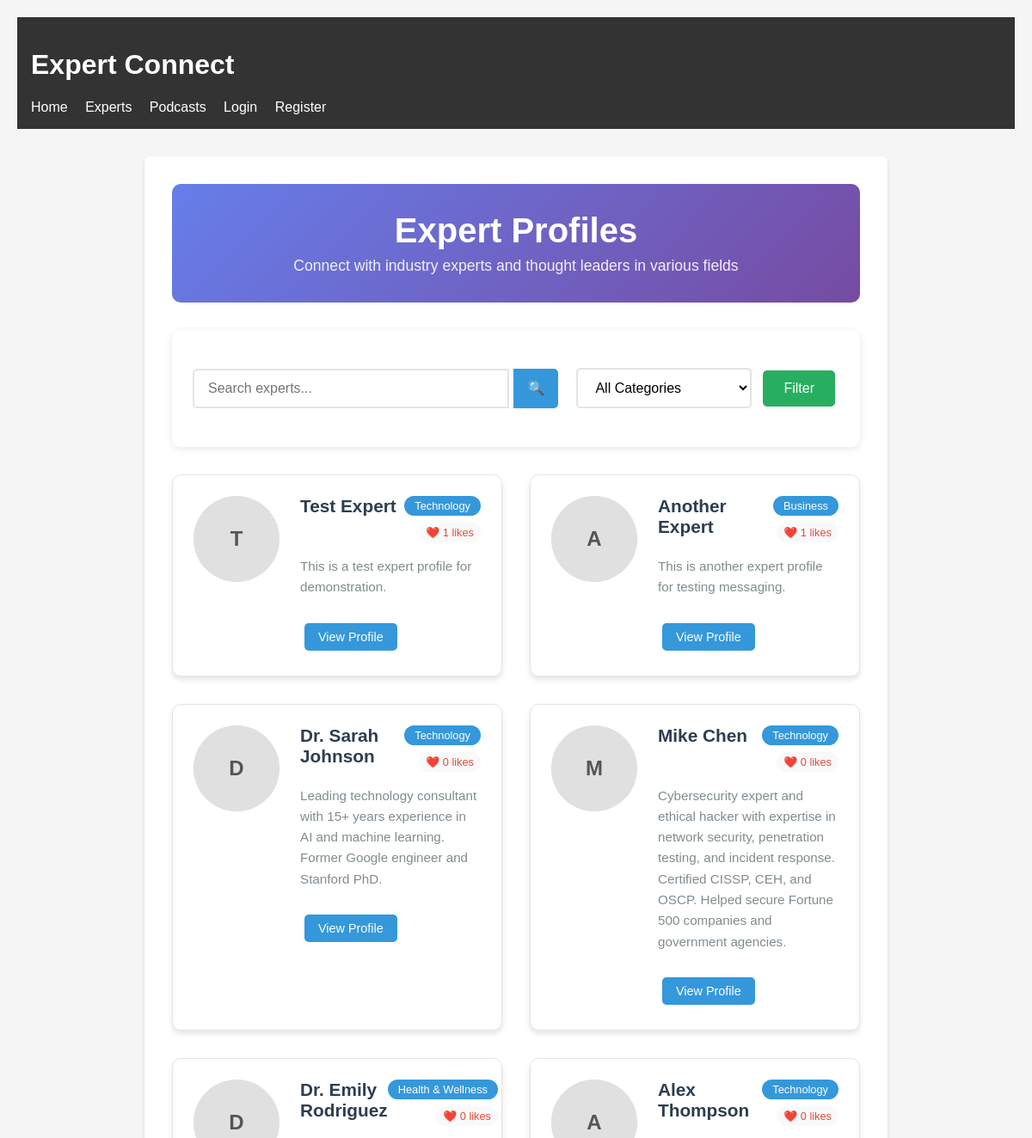
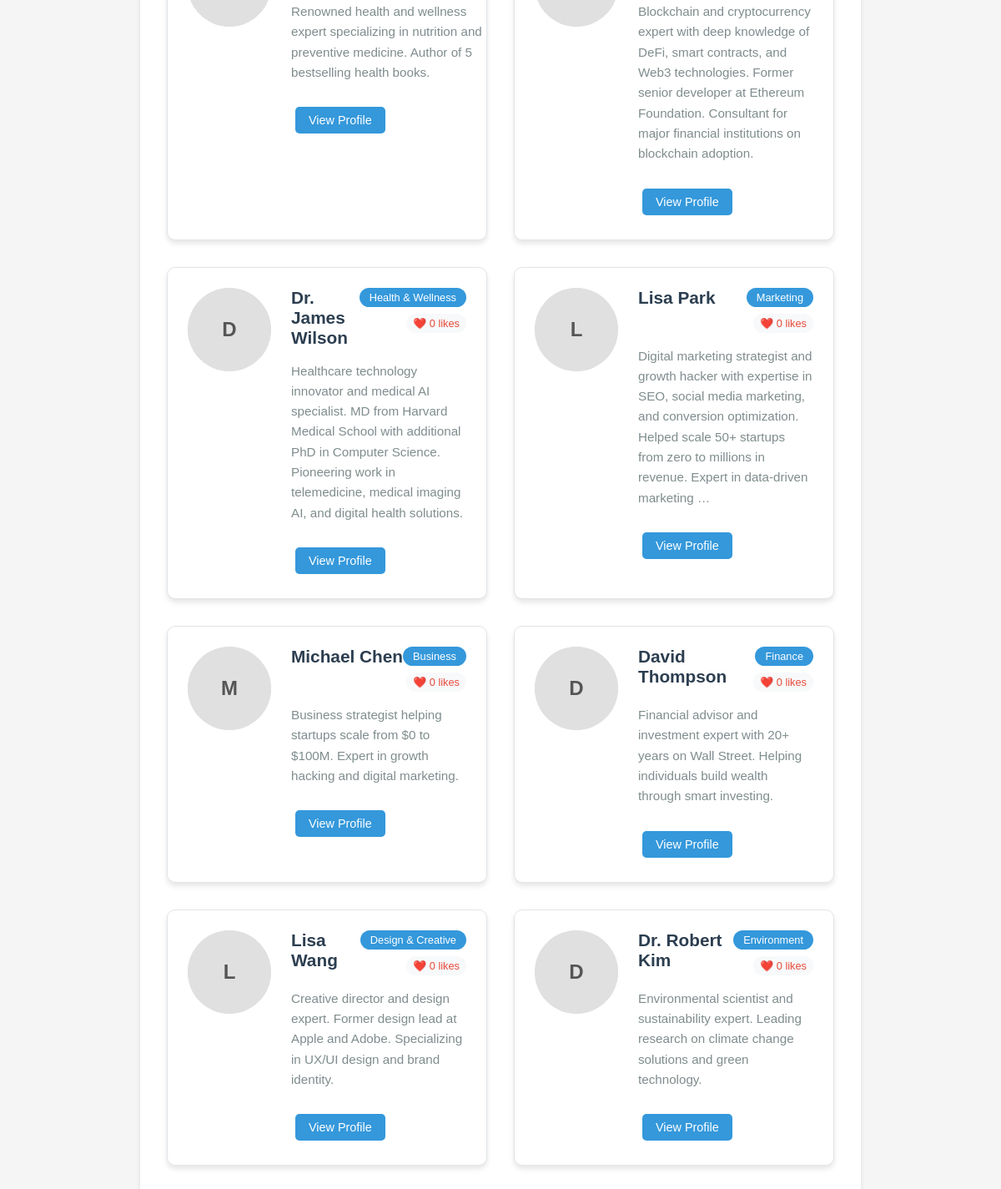
/experts/, run on the app's committed database (2 pictures, top to bottom).
### expert_connect/core/models.py (models this page shows, shortened)
class ExpertProfile(models.Model):
    CATEGORY_CHOICES = [
        ('technology', 'Technology'),
        ('business', 'Business'),
        ('health', 'Health & Wellness'),
        ('education', 'Education'),
        ('finance', 'Finance'),
        ('marketing', 'Marketing'),
        ('design', 'Design & Creative'),
        ('science', 'Science'),
        ('environment', 'Environment'),
        ('psychology', 'Psychology'),
        ('legal', 'Legal'),
        ('real_estate', 'Real Estate'),
        ('fitness', 'Fitness & Sports'),
        ('cooking', 'Cooking & Food'),
        ('travel', 'Travel'),
        ('fashion', 'Fashion & Beauty'),
        ('music', 'Music & Arts'),
        ('parenting', 'Parenting'),
        ('career', 'Career Development'),
        ('spirituality', 'Spirituality'),
    ]
    user = models.OneToOneField(User, on_delete=models.CASCADE, primary_key=True)
    name = models.CharField(max_length=255)
    bio = models.TextField()
    image = models.ImageField(upload_to='expert_images/', null=True, blank=True, help_text="Upload your profile picture")
    category = models.CharField(max_length=20, choices=CATEGORY_CHOICES, default='technology')
    featured = models.BooleanField(default=False)

### expert_connect/core/views.py (the view)
# urls.py: path("experts/", views.experts_list, name="experts_list"),
def experts_list(request):
    experts = ExpertProfile.objects.all()
    category = request.GET.get('category', '')
    search_query = request.GET.get('search', '')
    if category:
        experts = experts.filter(category=category)
    if search_query:
        experts = experts.filter(
            Q(name__icontains=search_query) |
            Q(bio__icontains=search_query)
        )
    content_type = ContentType.objects.get_for_model(ExpertProfile)
    for expert in experts:
        expert.likes_count = Like.objects.filter(content_type=content_type, object_id=expert.pk).count()
    categories = ExpertProfile.CATEGORY_CHOICES
    context = {
        "experts": experts,
        "categories": categories,
        "selected_category": category,
        "search_query": search_query,
    }
    return render(request, "experts_list.html", context)

### expert_connect/templates/experts_list.html (shortened to what this page needs)
{% extends "base.html" %}
{% block content %}
<div class="experts-header">
    <h1>Expert Profiles</h1>
    <p>Connect with industry experts and thought leaders in various fields</p>
</div>
<div class="search-filter-section">
    <form method="get" class="search-form">
        <div class="search-input-group">
            <input type="text" name="search" placeholder="Search experts..." value="{{ search_query }}" class="search-input">
            <button type="submit" class="search-btn">🔍</button>
        </div>
        <div class="filter-group">
            <select name="category" class="category-select">
                <option value="">All Categories</option>
            </select>
            <button type="submit" class="filter-btn">Filter</button>
        </div>
    </form>
</div>
<div class="experts-grid">
    {% for expert in experts %}
    <div class="expert-card">
        <div class="expert-image">
            {% if expert.image %}
                <img src="{{ expert.image.url }}" alt="{{ expert.name }}" class="profile-img">
            {% else %}
                <div class="profile-placeholder">
                    <span>{{ expert.name|first|upper }}</span>
                </div>
            {% endif %}
        </div>
        <div class="expert-info">
            <div class="expert-header">
                <h3><a href="{% url 'profile_detail' expert.user.id %}">{{ expert.name }}</a></h3>
                <div class="expert-stats">
                    <span class="category-badge">{{ expert.get_category_display }}</span>
                    <span class="likes-count">❤️ {{ expert.likes_count }} likes</span>
                </div>
            </div>
            <p class="expert-bio">{{ expert.bio|truncatewords:30 }}</p>
            <div class="expert-actions">
                <a href="{% url 'profile_detail' expert.user.id %}" class="btn btn-primary">View Profile</a>
            </div>
        </div>
    </div>
    {% endfor %}
</div>
{% endblock %}

### expert_connect/templates/base.html (style rules this page uses)
body { font-family: Arial, sans-serif; margin: 0; padding: 20px; background-color: #f5f5f5; }
button, .btn { background-color: #007bff; color: white; border: none; padding: 10px 20px; margin: 5px; border-radius: 3px; cursor: pointer; text-decoration: none; display: inline-block; }
.btn-primary { background-color: #28a745; }
form { margin: 1rem 0; }
input, textarea { width: 100%; padding: 8px; margin: 5px 0; border: 1px solid #ddd; border-radius: 3px; }

### expert_connect/templates/experts_list.html (style rules this page uses)
.experts-header { text-align: center; margin-bottom: 2rem; padding: 2rem 0; background: linear-gradient(135deg, #667eea 0%, #764ba2 100%); color: white; border-radius: 10px; }
.experts-header h1 { margin: 0 0 0.5rem 0; font-size: 2.5rem; }
.experts-header p { margin: 0; font-size: 1.1rem; opacity: 0.9; }
.search-filter-section { background: white; padding: 1.5rem; border-radius: 10px; box-shadow: 0 2px 10px rgba(0, 0, 0, 0.1); margin-bottom: 2rem; }
.search-form { display: flex; gap: 1rem; align-items: center; flex-wrap: wrap; }
.search-input-group { display: flex; flex: 1; min-width: 250px; }
.search-input { flex: 1; padding: 0.75rem 1rem; border: 2px solid #e1e5e9; border-radius: 5px 0 0 5px; font-size: 1rem; outline: none; transition: border-color 0.2s ease; }
.search-btn { padding: 0.75rem 1rem; background: #3498db; color: white; border: none; border-radius: 0 5px 5px 0; cursor: pointer; font-size: 1rem; transition: background-color 0.2s ease; }
.filter-group { display: flex; gap: 0.5rem; align-items: center; }
.category-select { padding: 0.75rem 1rem; border: 2px solid #e1e5e9; border-radius: 5px; font-size: 1rem; outline: none; background: white; min-width: 150px; }
.filter-btn { padding: 0.75rem 1.5rem; background: #27ae60; color: white; border: none; border-radius: 5px; cursor: pointer; font-size: 1rem; transition: background-color 0.2s ease; }
.experts-grid { display: grid; grid-template-columns: repeat(auto-fill, minmax(350px, 1fr)); gap: 2rem; margin-top: 2rem; }
.expert-card { background: white; border-radius: 10px; box-shadow: 0 4px 6px rgba(0, 0, 0, 0.1); padding: 1.5rem; transition: transform 0.2s ease, box-shadow 0.2s ease; border: 1px solid #e1e5e9; display: flex; gap: 1.5rem; }
.expert-image { flex-shrink: 0; width: 100px; height: 100px; border-radius: 50%; overflow: hidden; background-color: #e0e0e0; display: flex; align-items: center; justify-content: center; }
.profile-placeholder { width: 100%; height: 100%; background-color: #e0e0e0; border-radius: 50%; display: flex; align-items: center; justify-content: center; color: #555; font-size: 1.5rem; font-weight: bold; }
.expert-info { flex: 1; }
.expert-header { display: flex; justify-content: space-between; align-items: flex-start; margin-bottom: 1rem; }
.expert-stats { display: flex; flex-direction: column; gap: 0.5rem; align-items: flex-end; }
.expert-info h3 { margin: 0; color: #2c3e50; font-size: 1.3rem; flex: 1; }
.expert-info h3 a { color: inherit; text-decoration: none; }
.category-badge { background: #3498db; color: white; padding: 0.25rem 0.75rem; border-radius: 15px; font-size: 0.8rem; font-weight: 500; white-space: nowrap; }
.likes-count { background: #f8f9fa; color: #e74c3c; padding: 0.25rem 0.5rem; border-radius: 12px; font-size: 0.8rem; font-weight: 500; white-space: nowrap; }
.expert-bio { color: #7f8c8d; line-height: 1.6; margin-bottom: 1.5rem; font-size: 0.95rem; }
.expert-actions { display: flex; gap: 0.5rem; flex-wrap: wrap; }
.btn { padding: 0.5rem 1rem; border-radius: 5px; text-decoration: none; font-size: 0.9rem; transition: all 0.2s ease; border: none; cursor: pointer; display: inline-block; }
.btn-primary { background-color: #3498db; color: white; }

### data on the page
ExpertProfile: name|first "T", name "Test Expert", category "Technology", likes_count "1", bio "This is a test expert profile for demonstration."
ExpertProfile: name|first "A", name "Another Expert", category "Business", likes_count "1", bio "This is another expert profile for testing messaging."
ExpertProfile: name|first "D", name "Dr. Sarah Johnson", category "Technology", likes_count "0", bio "Leading technology consultant with 15+ years experience in AI and machine learning. Former Google engineer and Stanford PhD."
ExpertProfile: name|first "M", name "Mike Chen", category "Technology", likes_count "0", bio "Cybersecurity expert and ethical hacker with expertise in network security, penetration testing, and incident response. Certified CISSP, CEH, and OSCP. Helped secure Fortune 500 companies and government agencies."
ExpertProfile: name|first "D", name "Dr. Emily Rodriguez", category "Health & Wellness", likes_count "0", bio "Renowned health and wellness expert specializing in nutrition and preventive medicine. Author of 5 bestselling health books."
ExpertProfile: name|first "A", name "Alex Thompson", category "Technology", likes_count "0", bio "Blockchain and cryptocurrency expert with deep knowledge of DeFi, smart contracts, and Web3 technologies. Former senior developer at Ethereum Foundation. Consultant for major financial institutions on blockchain adoption."
ExpertProfile: name|first "D", name "Dr. James Wilson", category "Health & Wellness", likes_count "0", bio "Healthcare technology innovator and medical AI specialist. MD from Harvard Medical School with additional PhD in Computer Science. Pioneering work in telemedicine, medical imaging AI, and digital health solutions."
ExpertProfile: name|first "L", name "Lisa Park", category "Marketing", likes_count "0", bio "Digital marketing strategist and growth hacker with expertise in SEO, social media marketing, and conversion optimization. Helped scale 50+ startups from zero to millions in revenue. Expert in data-driven marketing …"
ExpertProfile: name|first "M", name "Michael Chen", category "Business", likes_count "0", bio "Business strategist helping startups scale from $0 to $100M. Expert in growth hacking and digital marketing."
ExpertProfile: name|first "D", name "David Thompson", category "Finance", likes_count "0", bio "Financial advisor and investment expert with 20+ years on Wall Street. Helping individuals build wealth through smart investing."
ExpertProfile: name|first "L", name "Lisa Wang", category "Design & Creative", likes_count "0", bio "Creative director and design expert. Former design lead at Apple and Adobe. Specializing in UX/UI design and brand identity."
ExpertProfile: name|first "D", name "Dr. Robert Kim", category "Environment", likes_count "0", bio "Environmental scientist and sustainability expert. Leading research on climate change solutions and green technology."
